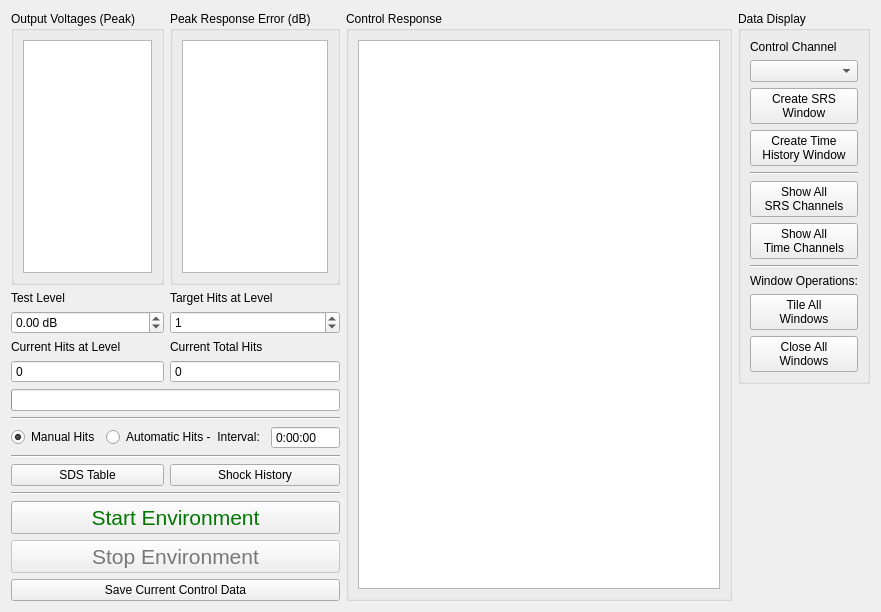
<?xml version="1.0" encoding="UTF-8"?>
<ui version="4.0">
 <class>Form</class>
 <widget class="QWidget" name="Form">
  <property name="geometry">
   <rect>
    <x>0</x>
    <y>0</y>
    <width>881</width>
    <height>612</height>
   </rect>
  </property>
  <property name="windowTitle">
   <string>Form</string>
  </property>
  <layout class="QHBoxLayout" name="horizontalLayout">
   <item>
    <layout class="QGridLayout" name="test_control_layout">
     <item row="1" column="0">
      <layout class="QVBoxLayout" name="current_test_level_layout">
       <item>
        <widget class="QLabel" name="current_test_level_label">
         <property name="sizePolicy">
          <sizepolicy hsizetype="Minimum" vsizetype="Preferred">
           <horstretch>0</horstretch>
           <verstretch>0</verstretch>
          </sizepolicy>
         </property>
         <property name="text">
          <string>Test Level</string>
         </property>
        </widget>
       </item>
       <item>
        <layout class="QHBoxLayout" name="current_test_level_selector_layout">
         <item>
          <widget class="QDoubleSpinBox" name="current_test_level_selector">
           <property name="toolTip">
            <string>Current test level in dB.  0 dB is the actual test level from the specification.</string>
           </property>
           <property name="keyboardTracking">
            <bool>false</bool>
           </property>
           <property name="suffix">
            <string> dB</string>
           </property>
           <property name="minimum">
            <double>-24.000000000000000</double>
           </property>
           <property name="maximum">
            <double>24.000000000000000</double>
           </property>
          </widget>
         </item>
        </layout>
       </item>
      </layout>
     </item>
     <item row="8" column="0" colspan="2">
      <widget class="Line" name="test_separator_2">
       <property name="orientation">
        <enum>Qt::Horizontal</enum>
       </property>
      </widget>
     </item>
     <item row="12" column="0" colspan="2">
      <widget class="QPushButton" name="stop_test_button">
       <property name="enabled">
        <bool>false</bool>
       </property>
       <property name="sizePolicy">
        <sizepolicy hsizetype="Minimum" vsizetype="MinimumExpanding">
         <horstretch>0</horstretch>
         <verstretch>0</verstretch>
        </sizepolicy>
       </property>
       <property name="palette">
        <palette>
         <active>
          <colorrole role="ButtonText">
           <brush brushstyle="SolidPattern">
            <color alpha="255">
             <red>255</red>
             <green>0</green>
             <blue>0</blue>
            </color>
           </brush>
          </colorrole>
         </active>
         <inactive>
          <colorrole role="ButtonText">
           <brush brushstyle="SolidPattern">
            <color alpha="255">
             <red>255</red>
             <green>0</green>
             <blue>0</blue>
            </color>
           </brush>
          </colorrole>
         </inactive>
         <disabled>
          <colorrole role="ButtonText">
           <brush brushstyle="SolidPattern">
            <color alpha="255">
             <red>120</red>
             <green>120</green>
             <blue>120</blue>
            </color>
           </brush>
          </colorrole>
         </disabled>
        </palette>
       </property>
       <property name="font">
        <font>
         <pointsize>16</pointsize>
        </font>
       </property>
       <property name="toolTip">
        <string>Stops the environment</string>
       </property>
       <property name="text">
        <string>Stop Environment</string>
       </property>
      </widget>
     </item>
     <item row="1" column="1">
      <layout class="QVBoxLayout" name="target_hits_at_level">
       <item>
        <widget class="QLabel" name="target_hits_at_level_label">
         <property name="text">
          <string>Target Hits at Level</string>
         </property>
        </widget>
       </item>
       <item>
        <layout class="QHBoxLayout" name="target_hits_at_level_selector_layout">
         <item>
          <widget class="QSpinBox" name="target_hits_at_level_selector">
           <property name="toolTip">
            <string>Target test level in dB.  This can be used to automatically trigger streaming or used to stop the controller after a specified amount of time.</string>
           </property>
           <property name="keyboardTracking">
            <bool>false</bool>
           </property>
           <property name="value">
            <number>1</number>
           </property>
          </widget>
         </item>
        </layout>
       </item>
      </layout>
     </item>
     <item row="11" column="0" colspan="2">
      <widget class="QPushButton" name="start_test_button">
       <property name="sizePolicy">
        <sizepolicy hsizetype="Minimum" vsizetype="MinimumExpanding">
         <horstretch>0</horstretch>
         <verstretch>0</verstretch>
        </sizepolicy>
       </property>
       <property name="palette">
        <palette>
         <active>
          <colorrole role="ButtonText">
           <brush brushstyle="SolidPattern">
            <color alpha="255">
             <red>0</red>
             <green>120</green>
             <blue>0</blue>
            </color>
           </brush>
          </colorrole>
         </active>
         <inactive>
          <colorrole role="ButtonText">
           <brush brushstyle="SolidPattern">
            <color alpha="255">
             <red>0</red>
             <green>120</green>
             <blue>0</blue>
            </color>
           </brush>
          </colorrole>
         </inactive>
         <disabled>
          <colorrole role="ButtonText">
           <brush brushstyle="SolidPattern">
            <color alpha="255">
             <red>120</red>
             <green>120</green>
             <blue>120</blue>
            </color>
           </brush>
          </colorrole>
         </disabled>
        </palette>
       </property>
       <property name="font">
        <font>
         <pointsize>16</pointsize>
        </font>
       </property>
       <property name="toolTip">
        <string>Starts the environment controlling to the specification.</string>
       </property>
       <property name="text">
        <string>Start Environment</string>
       </property>
      </widget>
     </item>
     <item row="4" column="0" colspan="2">
      <widget class="Line" name="test_separator_1">
       <property name="orientation">
        <enum>Qt::Horizontal</enum>
       </property>
      </widget>
     </item>
     <item row="13" column="0" colspan="2">
      <widget class="QPushButton" name="save_current_control_data_button">
       <property name="toolTip">
        <string>Saves current spectral data to a NetCDF4 file.</string>
       </property>
       <property name="text">
        <string>Save Current Control Data</string>
       </property>
      </widget>
     </item>
     <item row="2" column="0">
      <layout class="QVBoxLayout" name="current_hits_at_level_layout">
       <item>
        <widget class="QLabel" name="current_hits_at_level_label">
         <property name="text">
          <string>Current Hits at Level</string>
         </property>
        </widget>
       </item>
       <item>
        <layout class="QHBoxLayout" name="current_hits_at_level_display_layout">
         <item>
          <widget class="QSpinBox" name="current_hits_at_level_display">
           <property name="toolTip">
            <string>Target test level in dB.  This can be used to automatically trigger streaming or used to stop the controller after a specified amount of time.</string>
           </property>
           <property name="readOnly">
            <bool>true</bool>
           </property>
           <property name="buttonSymbols">
            <enum>QAbstractSpinBox::NoButtons</enum>
           </property>
           <property name="keyboardTracking">
            <bool>false</bool>
           </property>
          </widget>
         </item>
        </layout>
       </item>
      </layout>
     </item>
     <item row="9" column="0">
      <widget class="QPushButton" name="sds_table_button">
       <property name="text">
        <string>SDS Table</string>
       </property>
      </widget>
     </item>
     <item row="0" column="0">
      <widget class="QGroupBox" name="test_output_voltages_groupbox">
       <property name="sizePolicy">
        <sizepolicy hsizetype="Minimum" vsizetype="MinimumExpanding">
         <horstretch>0</horstretch>
         <verstretch>1</verstretch>
        </sizepolicy>
       </property>
       <property name="title">
        <string>Output Voltages (Peak)</string>
       </property>
       <layout class="QVBoxLayout" name="verticalLayout_72">
        <item>
         <widget class="QListWidget" name="test_output_voltage_list">
          <property name="sizePolicy">
           <sizepolicy hsizetype="Minimum" vsizetype="Preferred">
            <horstretch>0</horstretch>
            <verstretch>0</verstretch>
           </sizepolicy>
          </property>
          <property name="minimumSize">
           <size>
            <width>0</width>
            <height>0</height>
           </size>
          </property>
          <property name="toolTip">
           <string>Current excitation voltages being output from the controller</string>
          </property>
          <property name="sizeAdjustPolicy">
           <enum>QAbstractScrollArea::AdjustToContents</enum>
          </property>
         </widget>
        </item>
       </layout>
      </widget>
     </item>
     <item row="0" column="1">
      <widget class="QGroupBox" name="test_response_error_groupbox">
       <property name="sizePolicy">
        <sizepolicy hsizetype="Minimum" vsizetype="MinimumExpanding">
         <horstretch>0</horstretch>
         <verstretch>0</verstretch>
        </sizepolicy>
       </property>
       <property name="title">
        <string>Peak Response Error (dB)</string>
       </property>
       <layout class="QVBoxLayout" name="verticalLayout_73">
        <item>
         <widget class="QListWidget" name="test_response_error_list">
          <property name="sizePolicy">
           <sizepolicy hsizetype="Minimum" vsizetype="Preferred">
            <horstretch>0</horstretch>
            <verstretch>0</verstretch>
           </sizepolicy>
          </property>
          <property name="toolTip">
           <string>Current control RMS dB error.</string>
          </property>
          <property name="sizeAdjustPolicy">
           <enum>QAbstractScrollArea::AdjustToContents</enum>
          </property>
         </widget>
        </item>
       </layout>
      </widget>
     </item>
     <item row="9" column="1">
      <widget class="QPushButton" name="shock_history_button">
       <property name="text">
        <string>Shock History</string>
       </property>
      </widget>
     </item>
     <item row="5" column="0" colspan="2">
      <layout class="QHBoxLayout" name="manual_auto_layout">
       <item>
        <widget class="QRadioButton" name="manual_hits_checkbox">
         <property name="text">
          <string>Manual Hits</string>
         </property>
         <property name="checked">
          <bool>true</bool>
         </property>
        </widget>
       </item>
       <item>
        <widget class="QRadioButton" name="auto_hits_checkbox">
         <property name="text">
          <string>Automatic Hits -  Interval:</string>
         </property>
        </widget>
       </item>
       <item>
        <widget class="QTimeEdit" name="auto_hit_interval_selector">
         <property name="buttonSymbols">
          <enum>QAbstractSpinBox::NoButtons</enum>
         </property>
         <property name="displayFormat">
          <string>h:mm:ss</string>
         </property>
        </widget>
       </item>
      </layout>
     </item>
     <item row="2" column="1">
      <layout class="QVBoxLayout" name="current_total_hits_layout">
       <item>
        <widget class="QLabel" name="current_total_hits_label">
         <property name="text">
          <string>Current Total Hits</string>
         </property>
        </widget>
       </item>
       <item>
        <layout class="QHBoxLayout" name="current_total_hits_display_layout">
         <item>
          <widget class="QSpinBox" name="current_total_hits_display">
           <property name="toolTip">
            <string>Target test level in dB.  This can be used to automatically trigger streaming or used to stop the controller after a specified amount of time.</string>
           </property>
           <property name="readOnly">
            <bool>true</bool>
           </property>
           <property name="buttonSymbols">
            <enum>QAbstractSpinBox::NoButtons</enum>
           </property>
           <property name="keyboardTracking">
            <bool>false</bool>
           </property>
          </widget>
         </item>
        </layout>
       </item>
      </layout>
     </item>
     <item row="10" column="0" colspan="2">
      <widget class="Line" name="test_separator_3">
       <property name="orientation">
        <enum>Qt::Horizontal</enum>
       </property>
      </widget>
     </item>
     <item row="3" column="0" colspan="2">
      <widget class="QProgressBar" name="current_hits_progress"/>
     </item>
    </layout>
   </item>
   <item>
    <widget class="QGroupBox" name="control_response_groupbox">
     <property name="title">
      <string>Control Response</string>
     </property>
     <layout class="QVBoxLayout" name="verticalLayout">
      <item>
       <widget class="PlotWidget" name="global_test_performance_plot"/>
      </item>
     </layout>
    </widget>
   </item>
   <item>
    <layout class="QVBoxLayout" name="data_display_layout">
     <item>
      <widget class="QGroupBox" name="data_display_groupbox">
       <property name="title">
        <string>Data Display</string>
       </property>
       <layout class="QVBoxLayout" name="verticalLayout_40">
        <item>
         <widget class="QLabel" name="control_channel_label">
          <property name="text">
           <string>Control Channel</string>
          </property>
         </widget>
        </item>
        <item>
         <widget class="QComboBox" name="control_channel_selector">
          <property name="toolTip">
           <string>Row of the CPSD matrix to create a window for.</string>
          </property>
         </widget>
        </item>
        <item>
         <widget class="QPushButton" name="create_srs_window_button">
          <property name="toolTip">
           <string>Creates a new window to visualize the response of a given entry in the CPSD matrix with Control Channel 1 and Control Channel 2 specifying the row and column of the CPSD matrix, and Data Type specifying how the channel is displayed.</string>
          </property>
          <property name="text">
           <string>Create SRS
Window</string>
          </property>
         </widget>
        </item>
        <item>
         <widget class="QPushButton" name="create_time_history_window_button">
          <property name="toolTip">
           <string>Creates a new window to visualize the response of a given entry in the CPSD matrix with Control Channel 1 and Control Channel 2 specifying the row and column of the CPSD matrix, and Data Type specifying how the channel is displayed.</string>
          </property>
          <property name="text">
           <string>Create Time
History Window</string>
          </property>
         </widget>
        </item>
        <item>
         <widget class="Line" name="data_display_separator_0">
          <property name="orientation">
           <enum>Qt::Horizontal</enum>
          </property>
         </widget>
        </item>
        <item>
         <widget class="QPushButton" name="show_all_srs_channels_button">
          <property name="toolTip">
           <string>Show Autospectral Densities (ASDs) for all control channels.  This will create a window for every channel in the test.</string>
          </property>
          <property name="text">
           <string>Show All
SRS Channels</string>
          </property>
         </widget>
        </item>
        <item>
         <widget class="QPushButton" name="show_all_time_history_channels_button">
          <property name="toolTip">
           <string>Show Autospectral Densities (ASDs) for all control channels.  This will create a window for every channel in the test.</string>
          </property>
          <property name="text">
           <string>Show All
Time Channels</string>
          </property>
         </widget>
        </item>
        <item>
         <widget class="Line" name="data_display_separator_1">
          <property name="orientation">
           <enum>Qt::Horizontal</enum>
          </property>
         </widget>
        </item>
        <item>
         <widget class="QLabel" name="window_operations_label">
          <property name="text">
           <string>Window Operations:</string>
          </property>
         </widget>
        </item>
        <item>
         <widget class="QPushButton" name="tile_windows_button">
          <property name="toolTip">
           <string>Tiles all windows over the main monitor</string>
          </property>
          <property name="text">
           <string>Tile All
Windows</string>
          </property>
         </widget>
        </item>
        <item>
         <widget class="QPushButton" name="close_windows_button">
          <property name="toolTip">
           <string>Closes all visualization windows</string>
          </property>
          <property name="text">
           <string>Close All
Windows</string>
          </property>
         </widget>
        </item>
       </layout>
      </widget>
     </item>
     <item>
      <spacer name="data_display_spacer">
       <property name="orientation">
        <enum>Qt::Vertical</enum>
       </property>
       <property name="sizeHint" stdset="0">
        <size>
         <width>20</width>
         <height>40</height>
        </size>
       </property>
      </spacer>
     </item>
    </layout>
   </item>
  </layout>
 </widget>
 <customwidgets>
  <customwidget>
   <class>PlotWidget</class>
   <extends>QGraphicsView</extends>
   <header location="global">pyqtgraph</header>
  </customwidget>
 </customwidgets>
 <resources/>
 <connections/>
</ui>
